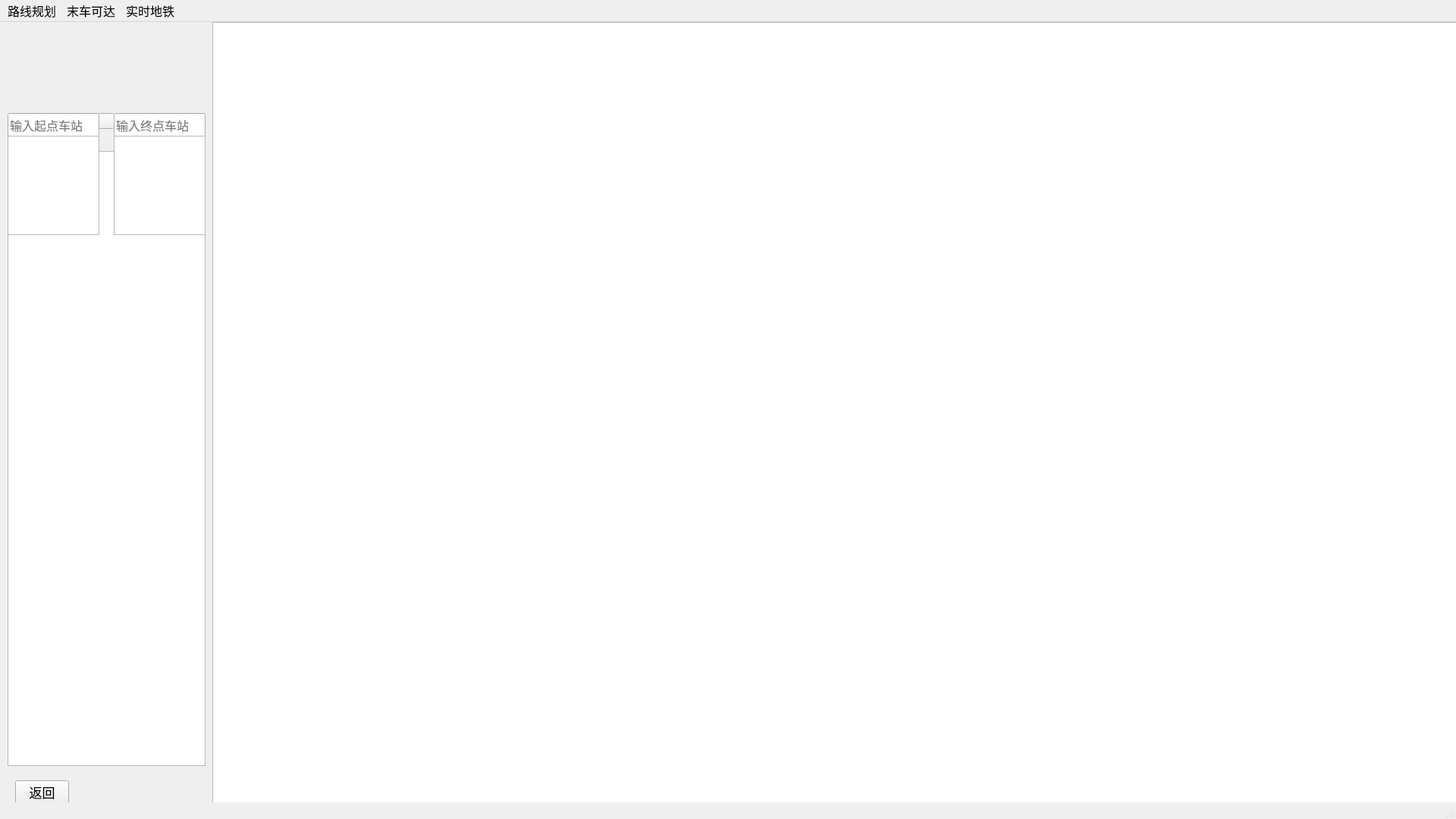
<?xml version="1.0" encoding="UTF-8"?>
<ui version="4.0">
 <class>MainWindow</class>
 <widget class="QMainWindow" name="MainWindow">
  <property name="geometry">
   <rect>
    <x>0</x>
    <y>0</y>
    <width>1920</width>
    <height>1080</height>
   </rect>
  </property>
  <property name="sizePolicy">
   <sizepolicy hsizetype="Maximum" vsizetype="Maximum">
    <horstretch>0</horstretch>
    <verstretch>0</verstretch>
   </sizepolicy>
  </property>
  <property name="windowTitle">
   <string>MainWindow</string>
  </property>
  <property name="autoFillBackground">
   <bool>false</bool>
  </property>
  <widget class="QWidget" name="centralwidget">
   <widget class="QLineEdit" name="inputA">
    <property name="geometry">
     <rect>
      <x>10</x>
      <y>120</y>
      <width>121</width>
      <height>31</height>
     </rect>
    </property>
    <property name="font">
     <font>
      <family>微软雅黑</family>
      <pointsize>12</pointsize>
     </font>
    </property>
    <property name="whatsThis">
     <string extracomment="点击输入起点车站"/>
    </property>
    <property name="accessibleName">
     <string/>
    </property>
    <property name="text">
     <string/>
    </property>
    <property name="frame">
     <bool>true</bool>
    </property>
    <property name="dragEnabled">
     <bool>false</bool>
    </property>
    <property name="placeholderText">
     <string>输入起点车站</string>
    </property>
    <property name="clearButtonEnabled">
     <bool>true</bool>
    </property>
   </widget>
   <widget class="QPushButton" name="pushButton">
    <property name="geometry">
     <rect>
      <x>20</x>
      <y>1000</y>
      <width>71</width>
      <height>31</height>
     </rect>
    </property>
    <property name="font">
     <font>
      <family>微软雅黑</family>
      <pointsize>13</pointsize>
     </font>
    </property>
    <property name="text">
     <string>返回</string>
    </property>
   </widget>
   <widget class="QListView" name="listA">
    <property name="geometry">
     <rect>
      <x>10</x>
      <y>150</y>
      <width>121</width>
      <height>131</height>
     </rect>
    </property>
    <property name="font">
     <font>
      <family>微软雅黑</family>
      <pointsize>12</pointsize>
     </font>
    </property>
    <property name="autoFillBackground">
     <bool>true</bool>
    </property>
   </widget>
   <widget class="QWidget" name="formLayoutWidget">
    <property name="geometry">
     <rect>
      <x>10</x>
      <y>10</y>
      <width>111</width>
      <height>101</height>
     </rect>
    </property>
    <layout class="QFormLayout" name="formLayout"/>
   </widget>
   <widget class="QGraphicsView" name="mainGraphicsView">
    <property name="geometry">
     <rect>
      <x>280</x>
      <y>0</y>
      <width>1661</width>
      <height>1031</height>
     </rect>
    </property>
   </widget>
   <widget class="QLineEdit" name="inputB">
    <property name="geometry">
     <rect>
      <x>150</x>
      <y>120</y>
      <width>121</width>
      <height>31</height>
     </rect>
    </property>
    <property name="font">
     <font>
      <family>微软雅黑</family>
      <pointsize>12</pointsize>
     </font>
    </property>
    <property name="whatsThis">
     <string extracomment="点击输入终点车站"/>
    </property>
    <property name="text">
     <string/>
    </property>
    <property name="placeholderText">
     <string>输入终点车站</string>
    </property>
    <property name="clearButtonEnabled">
     <bool>true</bool>
    </property>
   </widget>
   <widget class="QListView" name="listB">
    <property name="geometry">
     <rect>
      <x>150</x>
      <y>150</y>
      <width>121</width>
      <height>131</height>
     </rect>
    </property>
    <property name="font">
     <font>
      <family>微软雅黑</family>
      <pointsize>12</pointsize>
     </font>
    </property>
    <property name="autoFillBackground">
     <bool>true</bool>
    </property>
   </widget>
   <widget class="QGraphicsView" name="planGraphicsView">
    <property name="geometry">
     <rect>
      <x>10</x>
      <y>170</y>
      <width>261</width>
      <height>811</height>
     </rect>
    </property>
   </widget>
   <widget class="QPushButton" name="pushButton_2">
    <property name="geometry">
     <rect>
      <x>130</x>
      <y>120</y>
      <width>21</width>
      <height>21</height>
     </rect>
    </property>
    <property name="text">
     <string/>
    </property>
   </widget>
   <zorder>mainGraphicsView</zorder>
   <zorder>pushButton</zorder>
   <zorder>formLayoutWidget</zorder>
   <zorder>inputA</zorder>
   <zorder>inputB</zorder>
   <zorder>planGraphicsView</zorder>
   <zorder>listA</zorder>
   <zorder>listB</zorder>
   <zorder>pushButton_2</zorder>
  </widget>
  <widget class="QMenuBar" name="menubar">
   <property name="geometry">
    <rect>
     <x>0</x>
     <y>0</y>
     <width>1920</width>
     <height>27</height>
    </rect>
   </property>
   <property name="font">
    <font>
     <family>微软雅黑</family>
     <pointsize>12</pointsize>
    </font>
   </property>
   <widget class="QMenu" name="menu_mainWindow">
    <property name="title">
     <string>路线规划</string>
    </property>
   </widget>
   <widget class="QMenu" name="menu_lastTrain">
    <property name="title">
     <string>末车可达</string>
    </property>
   </widget>
   <widget class="QMenu" name="menu_realTime">
    <property name="title">
     <string>实时地铁</string>
    </property>
   </widget>
   <addaction name="menu_mainWindow"/>
   <addaction name="menu_lastTrain"/>
   <addaction name="menu_realTime"/>
  </widget>
  <widget class="QStatusBar" name="statusbar"/>
 </widget>
 <tabstops>
  <tabstop>inputA</tabstop>
  <tabstop>inputB</tabstop>
  <tabstop>pushButton</tabstop>
  <tabstop>listA</tabstop>
  <tabstop>listB</tabstop>
  <tabstop>mainGraphicsView</tabstop>
 </tabstops>
 <resources/>
 <connections/>
</ui>
